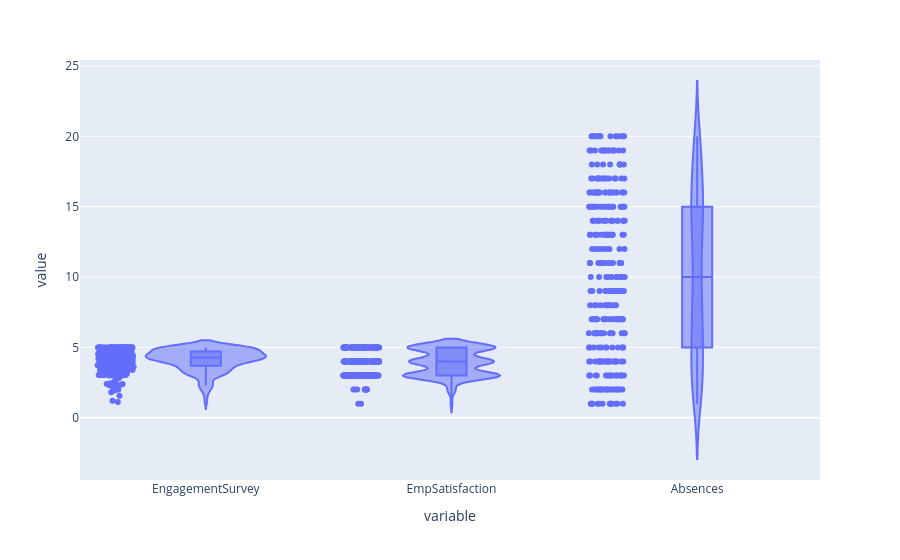

Notebook code for this chart:
### Code cell
fig = px.violin(
    df,
    y = ['EngagementSurvey', 'EmpSatisfaction', 'Absences'],
    box=True,
    points='all'
)
fig.show()

### Figure 1 — Plotly figure (JSON) as saved in the notebook; plotly's stock layout.template omitted (floating-point values rounded to 4 significant figures; data arrays with more than 128 entries replaced by an {"elided": "..."} marker saying what was removed)
{"data": [{"alignmentgroup": "True", "box": {"visible": true}, "hovertemplate": "variable=%{x}<br>value=%{y}<extra></extra>", "legendgroup": "", "marker": {"color": "#636efa"}, "name": "", "offsetgroup": "", "orientation": "v", "points": "all", "scalegroup": "True", "showlegend": false, "type": "violin", "x": {"elided": "933 str values"}, "x0": " ", "xaxis": "x", "y": {"elided": "933 float values"}, "y0": " ", "yaxis": "y"}], "layout": {"legend": {"tracegroupgap": 0}, "margin": {"t": 60}, "violinmode": "group", "xaxis": {"anchor": "y", "domain": [0, 1], "title": {"text": "variable"}}, "yaxis": {"anchor": "x", "domain": [0, 1], "title": {"text": "value"}}}}
